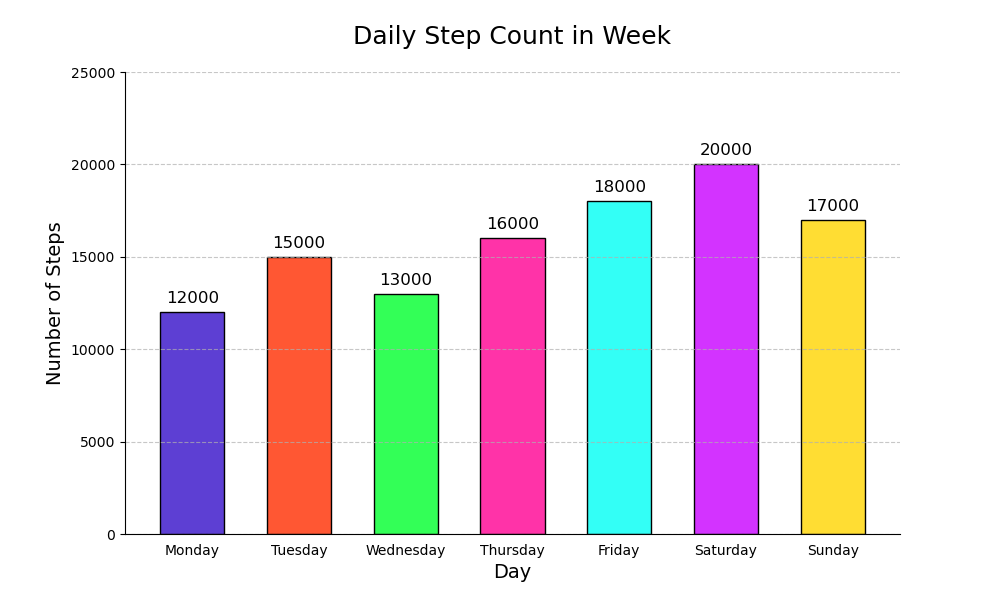

Python code for this plot:

import matplotlib.pyplot as plt

# Data for plotting
days = ['Monday', 'Tuesday', 'Wednesday', 'Thursday', 'Friday', 'Saturday', 'Sunday']
steps = [12000, 15000, 13000, 16000, 18000, 20000, 17000]

# Define the colors for each bar
colors = ['#5D3FD3', '#FF5733', '#33FF57', '#FF33A8', '#33FFF6', '#D333FF', '#FFDD33']

fig, ax = plt.subplots(figsize=(10, 6))

# Create vertical bars
ax.bar(days, steps, color=colors, edgecolor='black', width=0.6)

# Set chart title and labels
ax.set_title('Daily Step Count in Week', fontsize=18, pad=20)
ax.set_xlabel('Day', fontsize=14)
ax.set_ylabel('Number of Steps', fontsize=14)

# Set the limits for the y-axis
ax.set_ylim(0, max(steps) + 5000)

# Show the actual data points on the bars
for i, v in enumerate(steps):
    ax.text(i, v + 500, str(v), color='black', ha='center', fontsize=12)

# Removing the spines
ax.spines['right'].set_visible(False)
ax.spines['top'].set_visible(False)

# Turn off x ticks for cleaner look
ax.xaxis.set_ticks_position('none')

# Show grid
ax.grid(axis='y', linestyle='--', alpha=0.7)

# Show the plot
plt.show()
